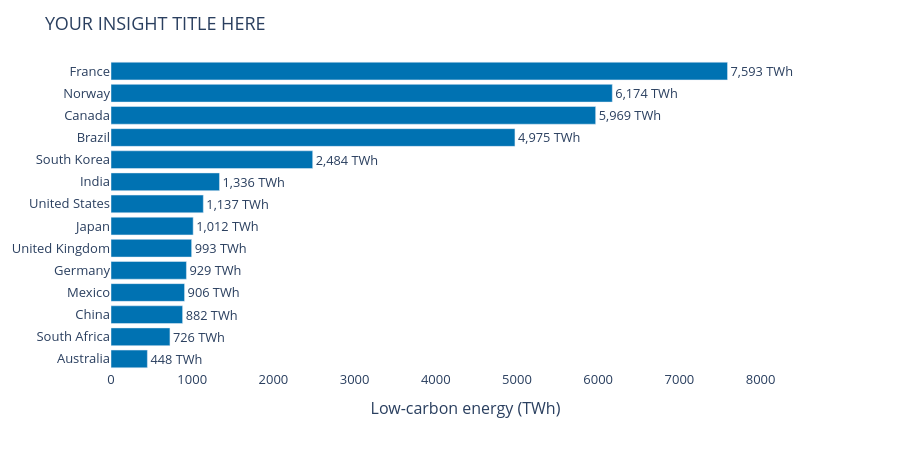

Source (notebook cell):
### Code cell
bar = df_low.sort_values('TWh')     # smallest first, so the largest ends up on top

fig_bar = px.bar(bar, x='TWh', y='Country', orientation='h',
                 text=bar['TWh'].round(0).map('{:,.0f} TWh'.format),
                 color_discrete_sequence=[LOWC])
fig_bar.update_traces(textposition='outside', cliponaxis=False)
fig_bar.update_layout(
    title='YOUR INSIGHT TITLE HERE',
    plot_bgcolor='white',
    xaxis=dict(title='Low-carbon energy (TWh)', range=[0, bar['TWh'].max() * 1.15],
               showgrid=False),
    yaxis=dict(title=None),
    width=900, height=max(450, 30 * len(bar)),
    font=dict(size=13))
fig_bar.show()

### Figure 1 — Plotly figure (JSON) as saved in the notebook; plotly's stock layout.template omitted (floating-point values rounded to 4 significant figures)
{"data": [{"cliponaxis": false, "hovertemplate": "TWh=%{x}<br>Country=%{y}<br>text=%{text}<extra></extra>", "legendgroup": "", "marker": {"color": "#0072B2", "pattern": {"shape": ""}}, "name": "", "orientation": "h", "showlegend": false, "text": ["448 TWh", "726 TWh", "882 TWh", "906 TWh", "929 TWh", "993 TWh", "1,012 TWh", "1,137 TWh", "1,336 TWh", "2,484 TWh", "4,975 TWh", "5,969 TWh", "6,174 TWh", "7,593 TWh"], "textposition": "outside", "type": "bar", "x": [448.0, 726.0, 882.0, 906.0, 929.0, 993.0, 1012.0, 1137.0, 1336.0, 2484.0, 4975.0, 5969.0, 6174.0, 7593.0], "xaxis": "x", "y": ["Australia", "South Africa", "China", "Mexico", "Germany", "United Kingdom", "Japan", "United States", "India", "South Korea", "Brazil", "Canada", "Norway", "France"], "yaxis": "y"}], "layout": {"barmode": "relative", "font": {"size": 13}, "height": 450, "legend": {"tracegroupgap": 0}, "margin": {"t": 60}, "plot_bgcolor": "white", "title": {"text": "YOUR INSIGHT TITLE HERE"}, "width": 900, "xaxis": {"anchor": "y", "domain": [0, 1], "range": [0, 8732.0], "showgrid": false, "title": {"text": "Low-carbon energy (TWh)"}}, "yaxis": {"anchor": "x", "domain": [0, 1], "title": {}}}}
